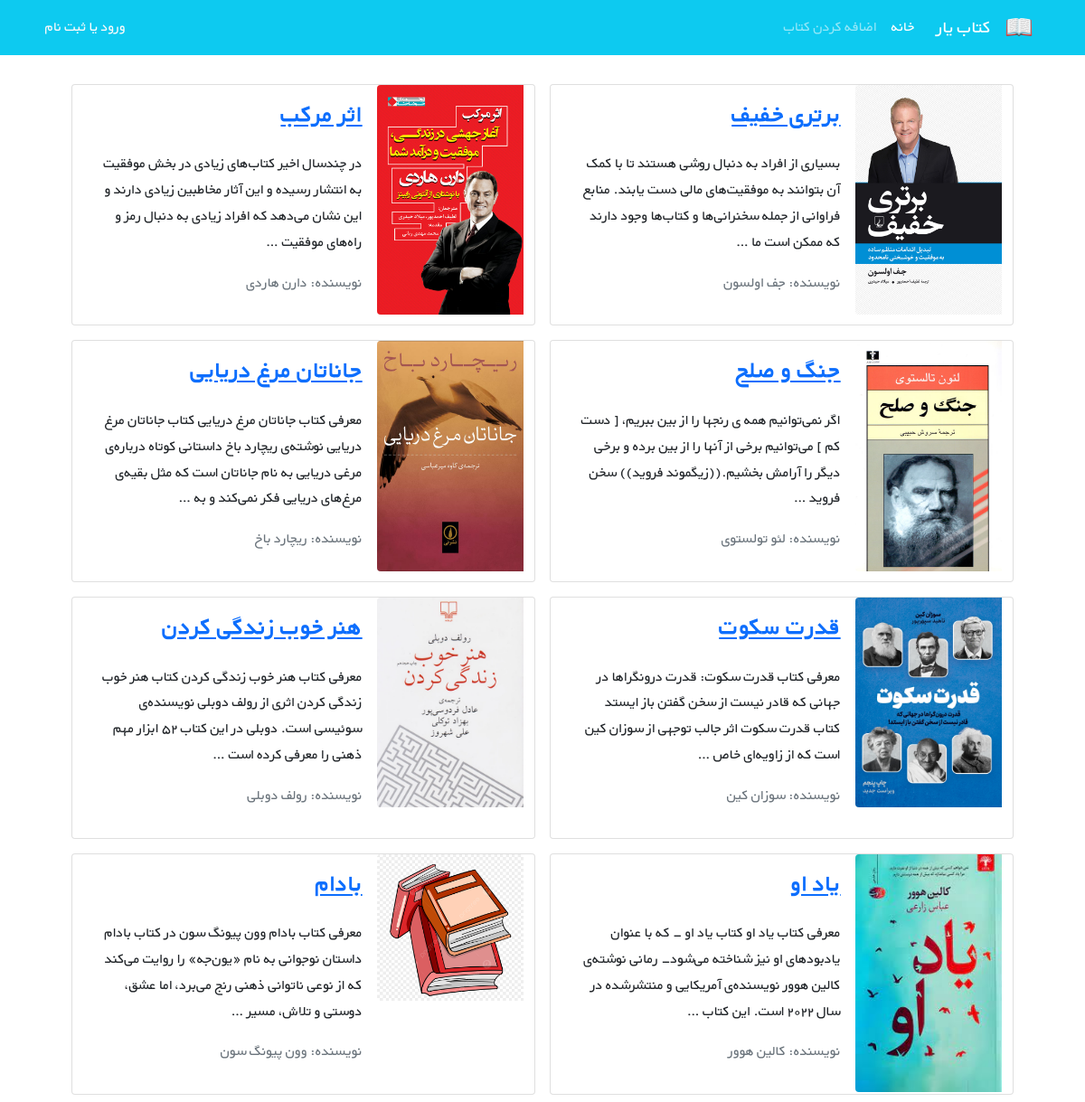
/books/, run on an earlier commit of the app's database.
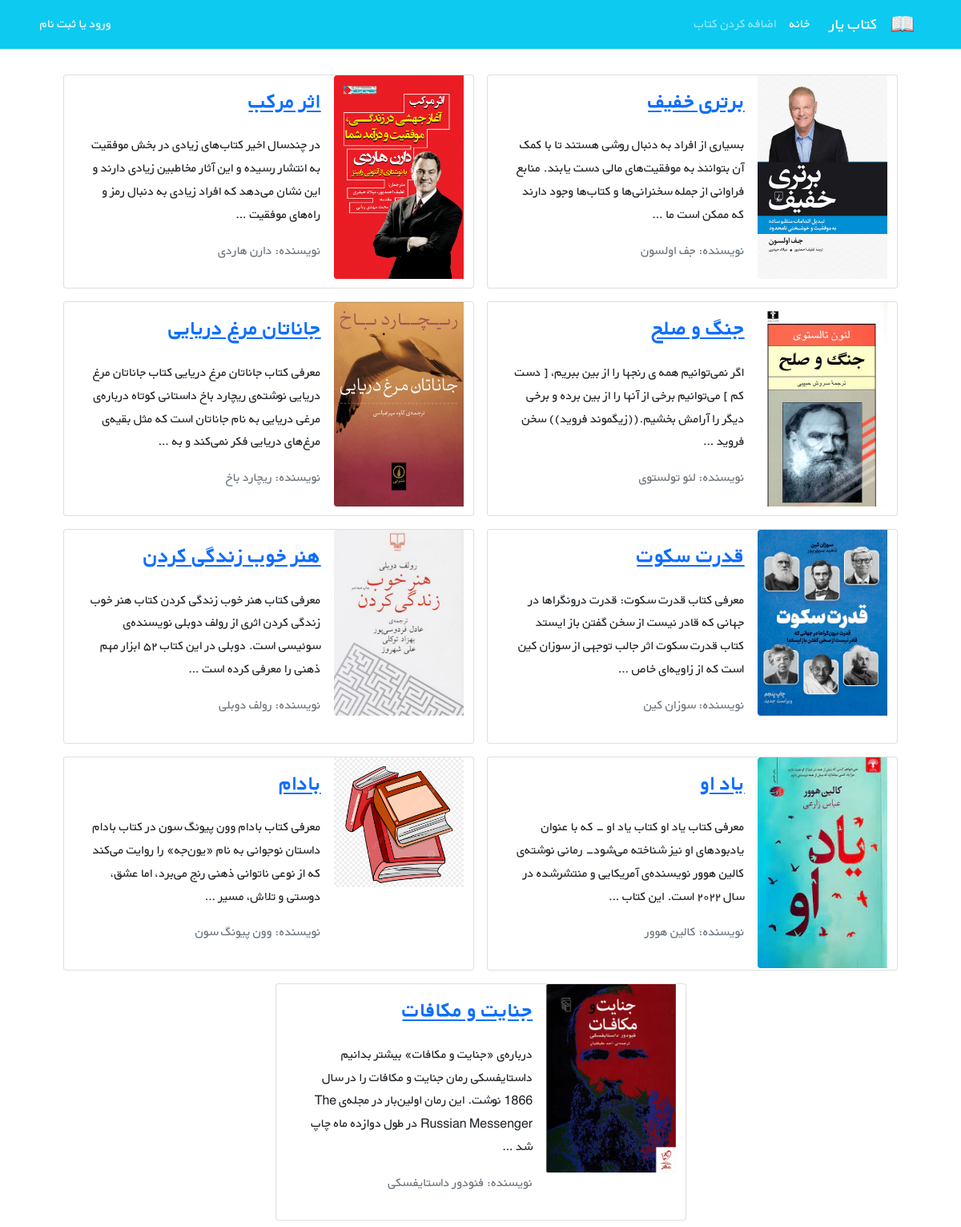
And on a later commit of the database.
### books/models.py (models this page shows, shortened)
class Book(models.Model):
    title = models.CharField(max_length=200)
    author = models.CharField(max_length=200)
    description = models.TextField()
    price = models.DecimalField(max_digits=5, decimal_places=2)
    cover = models.ImageField(upload_to='covers/', blank=True)
    datetime_created = models.DateTimeField(auto_now_add=True)
    datetime_modified = models.DateTimeField(auto_now=True)
    def get_absolute_url(self):
        return reverse('book_detail', kwargs={'pk': self.pk})

### books/views.py (the view)
# urls.py: path('', views.BookListView.as_view(), name='book_list'),
class BookListView(generic.ListView):
    model = Book
    template_name = 'books/book_list.html'
    context_object_name = 'books'

### books/templates/books/book_list.html (shortened to what this page needs)
{% extends "_base.html" %}
{% load static %}
{% block content %}
    <div class="container mt-4">
        <div class="row flex-row-reverse justify-content-md-center">
            {% for book in books %}
                <div class="card m-2" style="max-width: 45%">
                    <div class="row g-0 h-100" dir="rtl">
                        <div class="col-md-4">
                            {% if book.cover %}
                                <img src="{{ book.cover.url }}"
                                     class="img-fluid rounded-start" alt="...">
                            {% else %}
                                <img class="img-fluid rounded-start"
                                     src="{{ MEDIA_URL }}/media/covers/cartoon-red-book-.jpg" alt="">
                            {% endif %}
                        </div>
                        <div class="col-md-8 h-100">
                            <div class="d-flex flex-column justify-content-between h-100">
                                <div class="card-body">
                                    <a href="{{ book.get_absolute_url }}"><h3 class="card-title">
                                        <strong>{{ book.title }}</strong></h3></a>
                                    <p class="card-text pt-3">{{ book.description|truncatewords:30 }}</p>
                                    <p class="text-muted">نویسنده: {{ book.author }}</p>
                                </div>
                            </div>
                        </div>
                    </div>
                </div>
            {% endfor %}
        </div>
    </div>
{% endblock %}

### templates/_base.html (shortened to what this page needs)
{% load static %}
<!doctype html>
<html lang="en">
<head>
    <link href="https://cdn.jsdelivr.net/npm/bootstrap@5.1.3/dist/css/bootstrap.min.css" rel="stylesheet"
>
    <link rel="stylesheet" href="{% static 'css/style.css' %}">
</head>
<body>
<nav class="navbar navbar-expand-lg navbar-dark bg-info" dir="rtl">
    <div class="container">
        <a class="navbar-brand">
            <img src="{% static 'icons/book.png' %}" alt="" height="30"
                 class="d-inline-block align-text-top" >
        </a>
        <a class="navbar-brand mx-3" href="{% url 'book_list' %}">کتاب یار</a>
        <div class="collapse navbar-collapse" id="navbarNavAltMarkup">
            <div class="navbar-nav">
                <a class="nav-link active" aria-current="page" href="{% url 'book_list' %}">خانه</a>
                <a class="nav-link" href="{% url 'book_create' %}">اضافه کردن کتاب</a>
            </div>
        </div>
        <div class="mx-2 text-white">
            {% if user.is_authenticated %}
                خوش آمدی {{ user.username }} | <a class="link-light text-decoration-none" href="#">
                <form action="{% url 'logout' %}" method="post">
                    {% csrf_token %}
                    <button type="submit">خروج</button>
                </form>
            </a>
            {% else %}
                <a class="link-light text-decoration-none" href="{% url 'login' %}">ورود</a>
                <span> یا </span>
                <a class="link-light text-decoration-none" href="{% url 'signup' %}">ثبت نام</a>
            {% endif %}
        </div>
    </div>
</nav>
{% block content %}
{% endblock %}
</body>
</html>

### static/css/style.css (style rules this page uses)
* { font-family: 'BYekan', sans-serif; line-height: 1.8rem; }

What changed in the data, as far as the page shows it:
added Book: cover (picture), title "جنایت و مکافات", description "درباره‌ی «جنایت و مکافات» بیشتر بدانیم داستایفسکی رمان جنایت و مکافات را در سال 1866 نوشت. این رمان اولین‌بار در مجله‌ی The Russian Messenger در طول دوازده ماه چاپ شد …", author "فئودور داستایفسکی"
